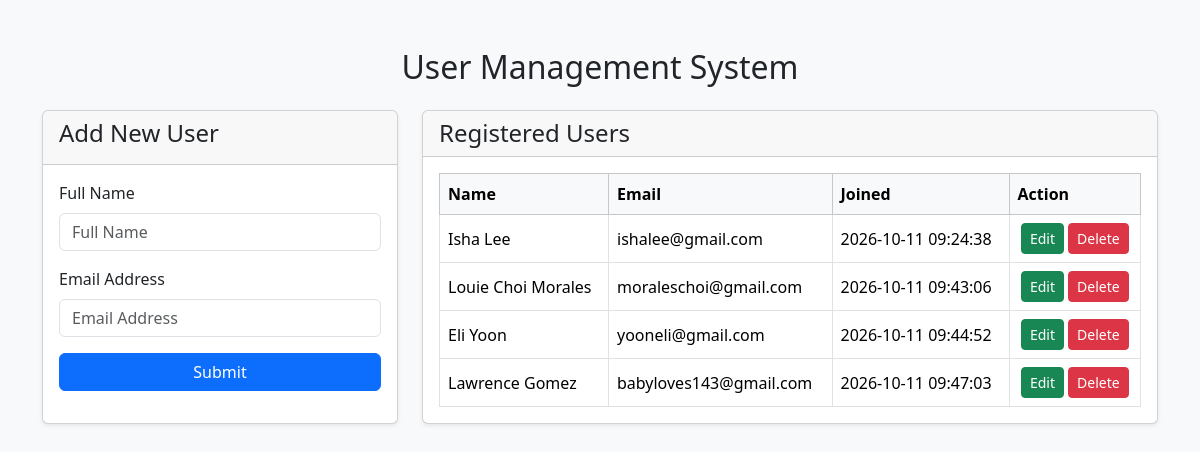
The page / on the database its author committed.
### tables this page shows
CREATE TABLE `users` (
  `id` int(11) NOT NULL,
  `name` varchar(50) DEFAULT NULL,
  `email` varchar(50) DEFAULT NULL,
  `created_at` timestamp NOT NULL DEFAULT current_timestamp()
);

### index.php (the view, shortened to what this page needs)
<?php
include 'dbcon.php';
?>
<!DOCTYPE html>
<html lang="en">
<head>
<link href="https://cdn.jsdelivr.net/npm/bootstrap@5.3.8/dist/css/bootstrap.min.css" rel="stylesheet">
</head>
<body class="bg-light">
    <div class="container py-5">
        <h2 class="text-center mb-4">User Management System</h2>
        <div class=" row g-4">
            <div class="col-12 col-lg-4">
                <div class="card shadow-sm h-100">
                    <div class="card-header">
                        <h4>Add New User</h4>
                    </div>
                    <div class="card-body">
                        <form method="post">
                            <div class="mb-3">
                                <label for="name" class="form-label">Full Name</label>
                                <input type="text" class="form-control" id="name" placeholder="Full Name" name="name" required>
                            </div>
                            <div class="mb-3">
                                <label for="email" class="form-label">Email Address</label>
                                <input type="text" class="form-control" placeholder="Email Address" name="email" required>
                            </div>
                            <button type="submit" name="btnsubmit" class=" btn btn-primary w-100">Submit</button>
                        </form>
                    </div>
                </div>
            </div>
            <div class="col-12 col-lg-8">
                <div class="card shadow-sm">
                    <div class="card-header">
                        <h4 class="mb-0">Registered Users</h4>
                    </div>
                    <div class="card-body">
                        <div class="table-responsive">
                            <table class="table table-bordered table-hover align-middle mb-0">
                                <thead class="table-light">
                                    <tr>
                                        <th>Name</th>
                                        <th>Email</th>
                                        <th>Joined</th>
                                        <th>Action</th>
                                    </tr>
                                </thead>
                                <tbody>
                                    <?php
                                        $sql_query = "SELECT * FROM users";
                                        $result = $conn->query($sql_query);
                                        foreach ($result as $row){
                                    ?>
                                            <tr>
                                                <td><?=$row['name']?></td>
                                                <td><?=$row['email']?></td>
                                                <td><?=$row['created_at']?></td>
                                                <td class="text-center">
                                                    <a class="btn btn-success btn-sm" href="edit.php?id=<?=$row['id']?>">Edit</a>
                                                    <a class="btn btn-danger btn-sm" href="delete.php?id=<?=$row['id']?>"
                                                        onclick="return confirm('Are you sure you want to delete this record?')">Delete</a>
                                                </td>
                                            </tr>
                                    <?php
                                        }
                                    ?>
                                </tbody>
                            </table>
                        </div>
                    </div>
                </div>
            </div>
        </div>
    </div>
</body>
</html>

### rows shown on the page
users: name "Isha Lee", email "ishalee@gmail.com", created_at "2026-10-11 09:24:38"
users: name "Louie Choi Morales", email "moraleschoi@gmail.com", created_at "2026-10-11 09:43:06"
users: name "Eli Yoon", email "yooneli@gmail.com", created_at "2026-10-11 09:44:52"
users: name "Lawrence Gomez", email "babyloves143@gmail.com", created_at "2026-10-11 09:47:03"
